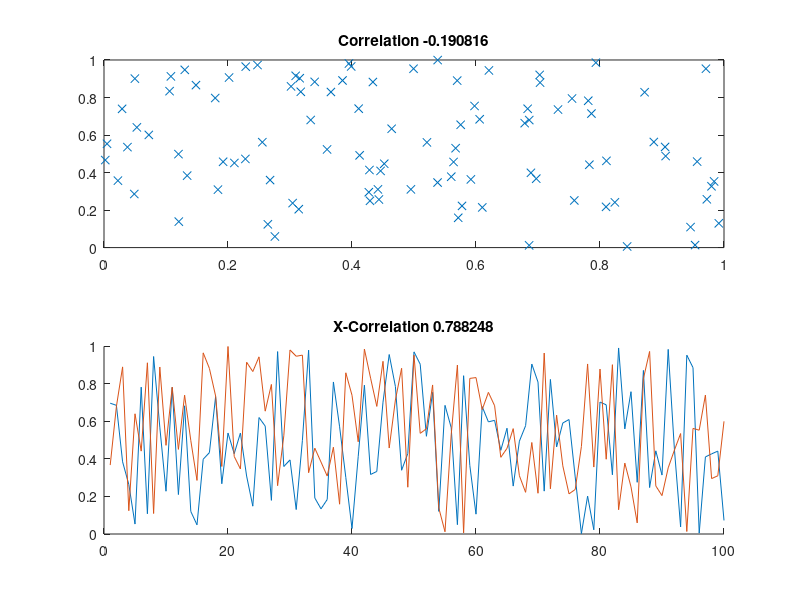
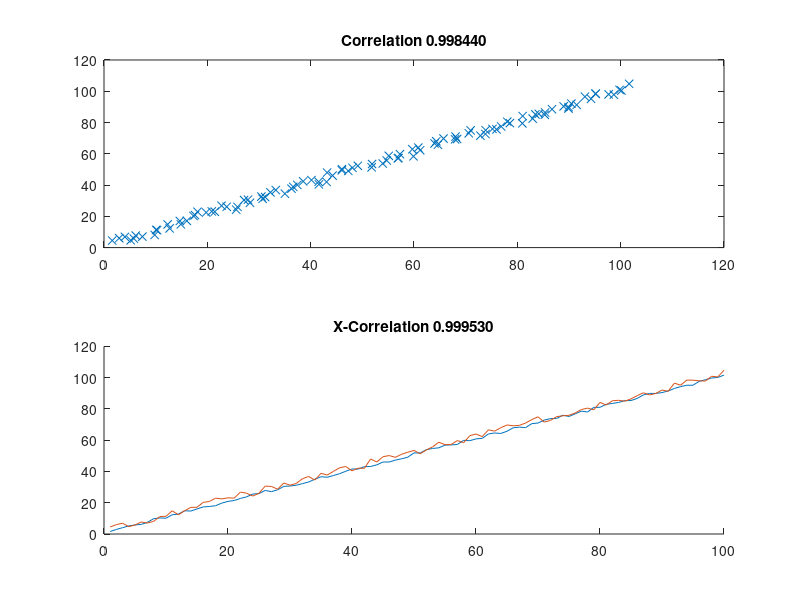
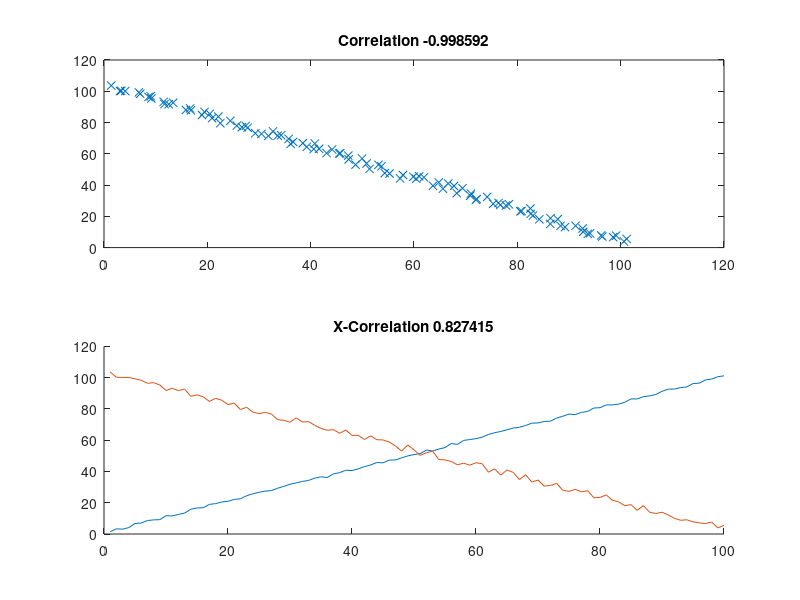
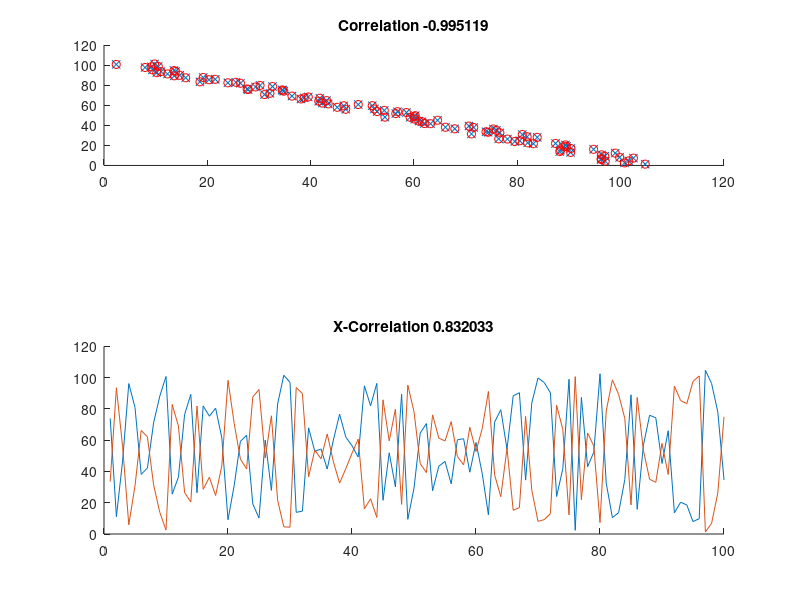

MATLAB code for these plots, in order:
%have them random and uniformely distributed
x = rand(1,100);
y = rand(1,100);
coef = corrcoef(x,y);

figure();
subplot(2,1,1);
plot(x,y,'x');
title(sprintf('Correlation %f', coef(2)));

subplot(2,1,2);
title(sprintf('X-Correlation %f', max(xcorr(x,y,'coeff'))));
hold on;
plot(x);
plot(y);

%have them in the same direction
x = (1:100) + rand(1,100)*2;
y = (1:100) + rand(1,100)*5;
coef = corrcoef(x,y);

figure();
subplot(2,1,1);
plot(x,y,'x');
title(sprintf('Correlation %f', coef(2)));

subplot(2,1,2);
title(sprintf('X-Correlation %f', max(xcorr(x,y,'coeff'))));
hold on;
plot(x);
plot(y);

%have them in reverse
x = (1:100) + rand(1,100)*2;
y = (100:-1:1) + rand(1,100)*5;
coef = corrcoef(x,y);

figure();
subplot(2,1,1);
plot(x,y,'x');
title(sprintf('Correlation %f', coef(2)));

subplot(2,1,2);
title(sprintf('X-Correlation %f', max(xcorr(x,y,'coeff'))));
hold on;
plot(x);
plot(y);


%permute both of them by the same random permutation
p = randperm(100);
x = (1:100)+ rand(1,100)*10;
y = (100:-1:1) + rand(1,100)*2;
coef = corrcoef(x(p),y(p));

figure();
subplot(3,1,1);
hold on;
title(sprintf('Correlation %f', coef(2)));
plot(x,y,'x');
plot(x(p),y(p),'or');

subplot(2,1,2);
title(sprintf('X-Correlation %f', max(xcorr(x,y,'coeff'))));
hold on;
plot(x(p));
plot(y(p));

%permute only the first
p = randperm(100);
x = (1:100)+ rand(1,100)*10;
y = (100:-1:1) + rand(1,100)*2;
coef = corrcoef(x(p),y);

figure();
subplot(3,1,1);
hold on;
title(sprintf('Correlation %f', coef(2)));
plot(x,y,'x');
plot(x(p),y,'or');

subplot(2,1,2);
title(sprintf('X-Correlation %f', max(xcorr(x,y,'coeff'))));
hold on;
plot(x(p));
plot(y);

%reverse until half and then flat for one
x = [ (1:50) 51*ones(1,50)];
y = (100:-1:1);
coef = corrcoef(x,y);

figure();
subplot(3,1,1);
hold on;
title(sprintf('Correlation %f', coef(2)));
plot(x,y,'x');
plot(x,y,'or');

subplot(2,1,2);
title(sprintf('X-Correlation %f', max(xcorr(x,y,'coeff'))));
hold on;
plot(x);
plot(y);

%reverse until half then same order
n = 50;
x = [ (1:n) (n:-1:2*n-99)];
y = (100:-1:1);
coef = corrcoef(x,y);

figure();
subplot(3,1,1);
hold on;
title(sprintf('Correlation %f', coef(2)));
plot(x,y,'x');

subplot(2,1,2);
title(sprintf('X-Correlation %f', max(xcorr(x,y,'coeff'))));
hold on;
plot(x,'linewidth',2);
plot(y);


%reverse then flat then reverse
x = [ (1:25) 25*ones(1,50) (25:-1:1) ];
y = [ (25:-1:1) ones(1,50) (1:25) ];
coef = corrcoef(x,y);

figure();
subplot(3,1,1);
hold on;
title(sprintf('Correlation %f', coef(2)));
plot(x,y,'x');

subplot(2,1,2);
title(sprintf('X-Correlation %f', max(xcorr(x,y,'coeff'))));
hold on;
plot(x,'linewidth',2);
plot(y);
